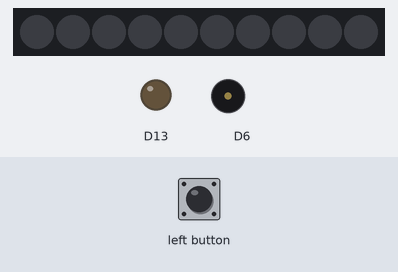
Bench run of a sketch on a simulated Adafruit Circuit Playground Express. On the bench: 10 RGB LEDs in strip order, left to right, output pins drawn as LEDs (lit = HIGH), buzzer (waves = sounding). The inputs (shaded band) are chosen by the test bench. Dim RGB values are drawn brighter than linear.

Above: at 1.2 s.
1.3 s: left button pressed for 3.2 s
At 2.3 s:
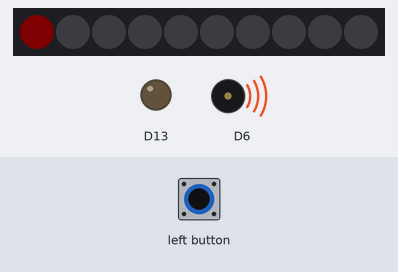
Timing chart, 0 to 7.2 s (numbered marks = the images above; inputs shaded):
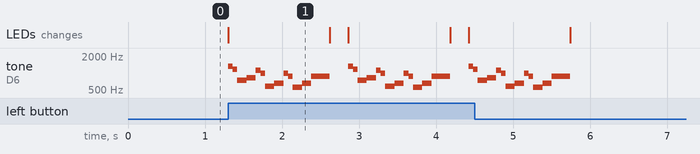

Measured:
- after the input at 1.3 s, tone on D6: silent → 1319 Hz at once, then repeats every 1.6 s: 1175 Hz 0.06 s, 740 Hz 0.12 s, 830 Hz 0.12 s, 1109 Hz 0.06 s, 987 Hz 0.06 s, 587 Hz 0.12 s, 659 Hz 0.12 s, 987 Hz 0.06 s, 880 Hz 0.06 s, 554 Hz 0.12 s, 659 Hz 0.12 s, 880 Hz 0.24 s, silent 0.24 s, 1319 Hz 0.06 s, until it stays silent from 5.7 s

The sketch:

Adafruit_Nokia_Ringtone.ino
```cpp
#include <Adafruit_CircuitPlayground.h>
#include <Wire.h>
#include <SPI.h>

void setup()
{
  CircuitPlayground.begin();
}

void loop()
{
  if (CircuitPlayground.leftButton())
  {
    CircuitPlayground.setPixelColor(0, 50, 0, 0);

    CircuitPlayground.playTone(1319, 60);
    CircuitPlayground.playTone(1175, 60);
    CircuitPlayground.playTone(740, 120);
    CircuitPlayground.playTone(830.6, 120);
    CircuitPlayground.playTone(1109, 60);
    CircuitPlayground.playTone(987.8, 60);
    CircuitPlayground.playTone(587.3, 120);
    CircuitPlayground.playTone(659.3, 120);
    CircuitPlayground.playTone(987.8, 60);
    CircuitPlayground.playTone(880, 60);
    CircuitPlayground.playTone(554.4, 120);
    CircuitPlayground.playTone(659.3, 120);
    CircuitPlayground.playTone(880, 240);

    CircuitPlayground.clearPixels();
    delay(240);
  }
}
```
